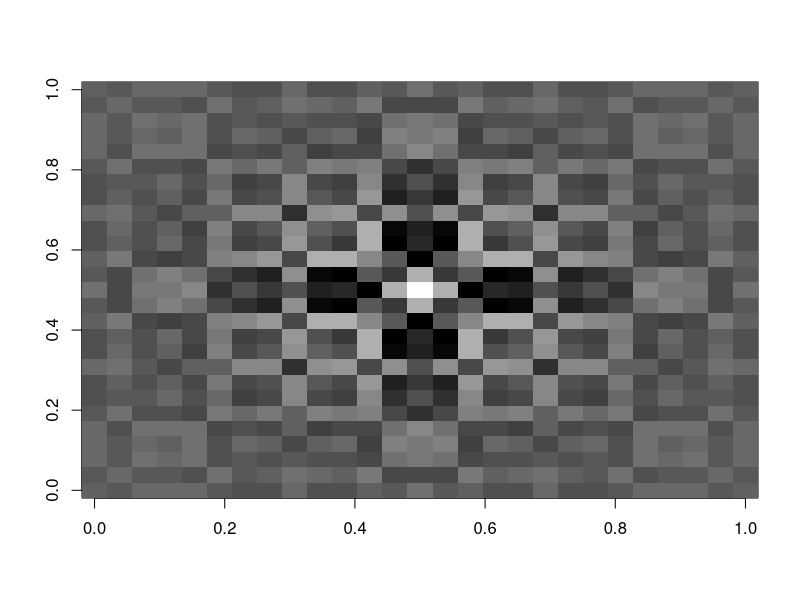
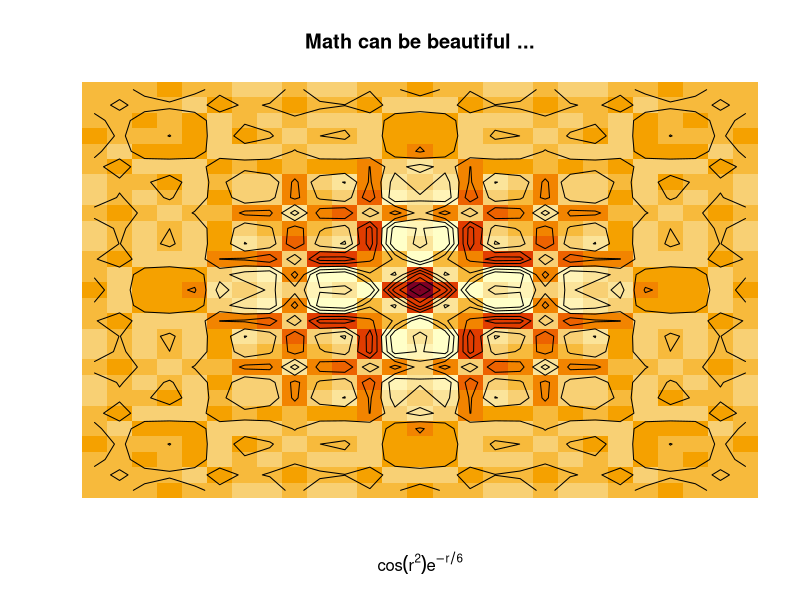
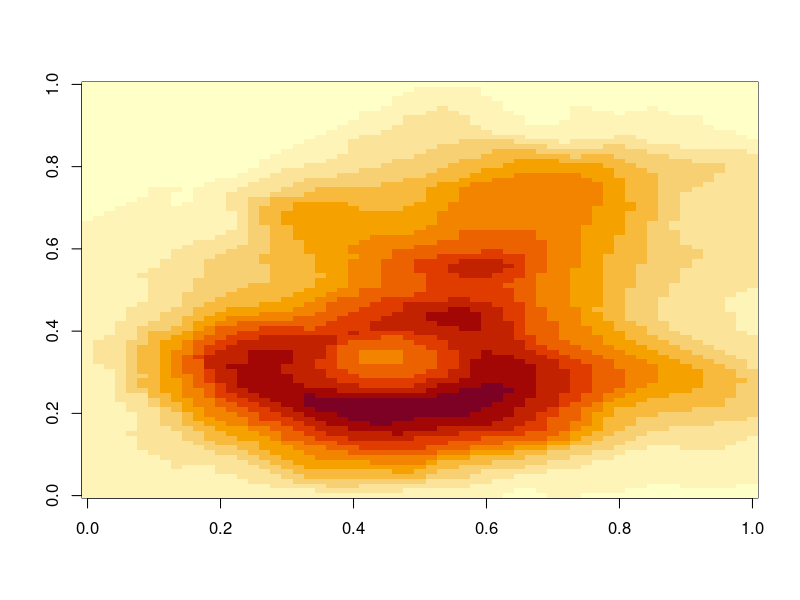
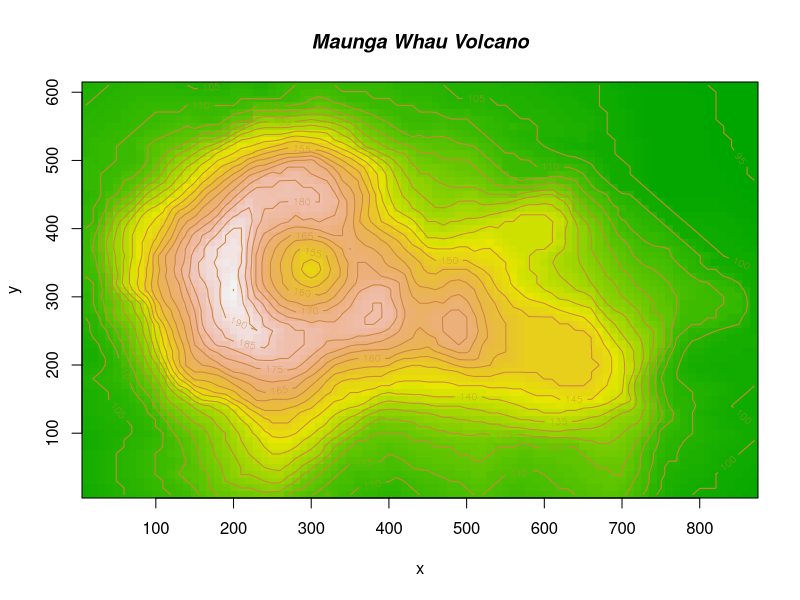

Source code (R) for these figures, in order:
# NOT RUN {
require(grDevices) # for colours
x <- y <- seq(-4*pi, 4*pi, len = 27)
r <- sqrt(outer(x^2, y^2, "+"))
image(z = z <- cos(r^2)*exp(-r/6), col  = gray((0:32)/32))
image(z, axes = FALSE, main = "Math can be beautiful ...",
      xlab = expression(cos(r^2) * e^{-r/6}))
contour(z, add = TRUE, drawlabels = FALSE)

# Volcano data visualized as matrix. Need to transpose and flip
# matrix horizontally.
image(t(volcano)[ncol(volcano):1,])

# A prettier display of the volcano
x <- 10*(1:nrow(volcano))
y <- 10*(1:ncol(volcano))
image(x, y, volcano, col = terrain.colors(100), axes = FALSE)
contour(x, y, volcano, levels = seq(90, 200, by = 5),
        add = TRUE, col = "peru")
axis(1, at = seq(100, 800, by = 100))
axis(2, at = seq(100, 600, by = 100))
box()
title(main = "Maunga Whau Volcano", font.main = 4)
# }